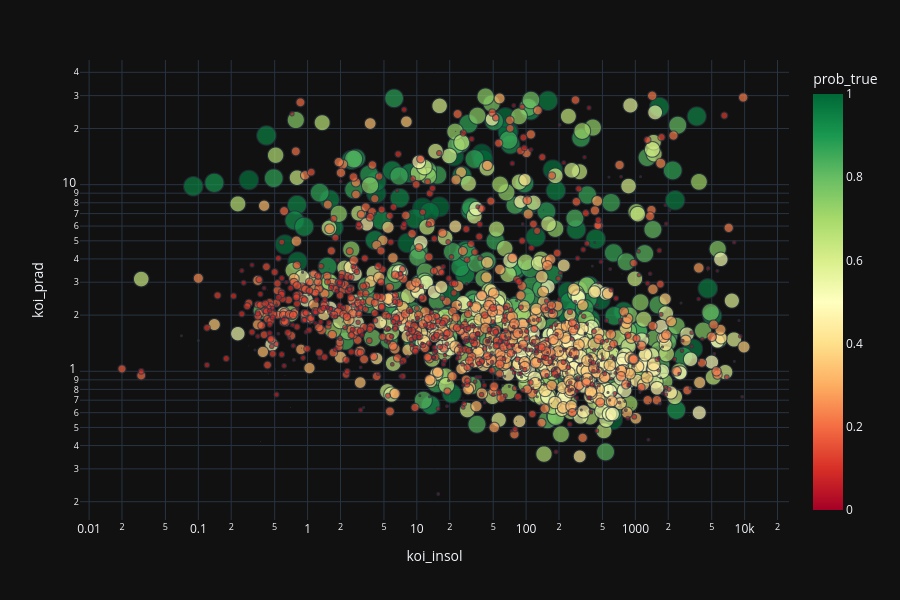

The code cell stored with this chart in its notebook:
### Code cell
scatter_plot_df = results_sorted.reset_index(drop=True).join(
    X_candidates.reset_index(drop=True)
)

scatter_filtered = scatter_plot_df[
    (scatter_plot_df["koi_prad"] < 30) &
    (scatter_plot_df["koi_insol"] < 10000)
]

px.scatter(
    data_frame=scatter_filtered,
    log_x=True,
    log_y=True,
    height=600,
    x="koi_insol",
    y="koi_prad",
    color="prob_true",
    size="prob_true",
    hover_name="kepoi_name",
    hover_data=["koi_period","koi_teq","prob_true"],
    color_continuous_scale="RdYlGn",
)

### Figure 1 — Plotly figure (JSON) as saved in the notebook; plotly's stock layout.template omitted (floating-point values rounded to 4 significant figures; data arrays with more than 128 entries replaced by an {"elided": "..."} marker saying what was removed)
{"data": [{"customdata": {"elided": "1800x3 float values"}, "hovertemplate": "<b>%{hovertext}</b><br><br>koi_insol=%{x}<br>koi_prad=%{y}<br>prob_true=%{marker.color}<br>koi_period=%{customdata[0]}<br>koi_teq=%{customdata[1]}<extra></extra>", "hovertext": {"elided": "1800 str values"}, "legendgroup": "", "marker": {"color": {"elided": "1800 float values"}, "coloraxis": "coloraxis", "size": {"elided": "1800 float values"}, "sizemode": "area", "sizeref": 0.0025, "symbol": "circle"}, "mode": "markers", "name": "", "showlegend": false, "x": {"elided": "1800 float values"}, "xaxis": "x", "y": {"elided": "1800 float values"}, "yaxis": "y", "type": "scattergl"}], "layout": {"xaxis": {"anchor": "y", "domain": [0.0, 1.0], "title": {"text": "koi_insol"}, "type": "log"}, "yaxis": {"anchor": "x", "domain": [0.0, 1.0], "title": {"text": "koi_prad"}, "type": "log"}, "coloraxis": {"colorbar": {"title": {"text": "prob_true"}}, "colorscale": [[0.0, "rgb(165,0,38)"], [0.1, "rgb(215,48,39)"], [0.2, "rgb(244,109,67)"], [0.3, "rgb(253,174,97)"], [0.4, "rgb(254,224,139)"], [0.5, "rgb(255,255,191)"], [0.6, "rgb(217,239,139)"], [0.7, "rgb(166,217,106)"], [0.8, "rgb(102,189,99)"], [0.9, "rgb(26,152,80)"], [1.0, "rgb(0,104,55)"]]}, "legend": {"tracegroupgap": 0, "itemsizing": "constant"}, "margin": {"t": 60}, "height": 600}}
